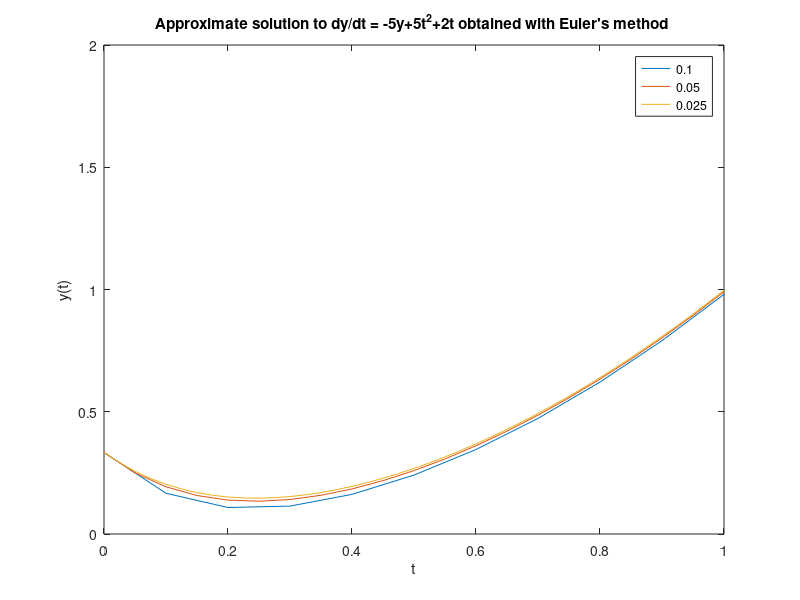

Write MATLAB code to recreate this figure.
F  = @(t,y)-5*y + 5*t^2 + 2*t

tInitial    = 0.0;                      % Initial time
tFinal      = 1.0;                      % Final time
yInitial    = 1/3;                      % Initial value of y


for h = [0.1, 0.05, 0.025]
    N=(tFinal- tInitial)/h
    y = zeros(N+1,1);
    t = zeros(N+1,1); 
    t(1)  = tInitial;
    y(1)  = yInitial;
    for i = 1:N
            t(i+1) = t(i) + h;
            y(i+1) = y(i) + h*F(t(i),y(i));
    end
    plot(t, y, 'DisplayName',num2str(h))
    hold on
end

tPlotMin =     tInitial;
tPlotMax =     tFinal;
yPlotMin =     0.0;
yPlotMax =     2.0;

axis([tPlotMin,tPlotMax,yPlotMin,yPlotMax]);
legend
title('Approximate solution to dy/dt = -5y+5t^2+2t obtained with Euler''s method ')
xlabel('t') 
ylabel('y(t)')
